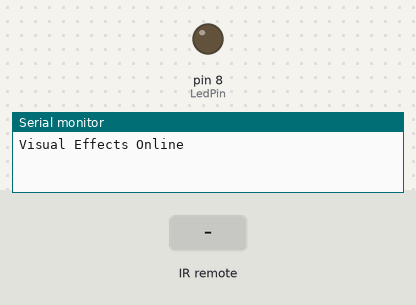
Simulated run of this sketch. Board: Arduino Uno, built with avr-gcc and run on an emulated ATmega328P. On the bench: output pins drawn as LEDs (lit = HIGH), the last lines printed to the serial monitor. The test bench sets the inputs (shaded band).

Above: at 1.2 s.
1.3 s: infrared code 0xFF30CF received
At 2.0 s:
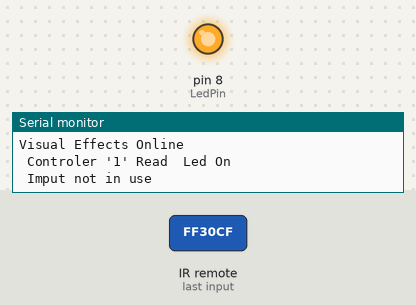
Timing chart, 0 to 4.3 s (numbered marks = the images above; inputs shaded):
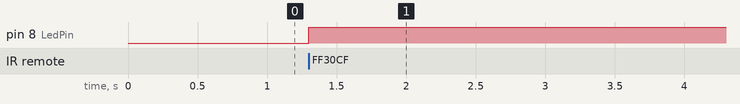

The sketch:

IR_1button_as_on.off__2020_12_17_04_50_34_UTC_.ino
```cpp
#include <IRremote.h>

int receiver = 2; //Signal Pin of IR receiver to Arduino Pin ?
int LedPin = 8; //output to pin
int LedState = LOW;
int previous = LOW;
long time = 0;

IRrecv irrecv(receiver);
decode_results results;

void setup(){
  Serial.begin(9600);
  pinMode(LedPin, OUTPUT);
  Serial.println("Visual Effects Online");
  irrecv.enableIRIn(); // Start the receiver
}

void loop(){
  if (irrecv.decode(&results)){ // have we received an IR signal?
    translateIR();
    irrecv.resume(); // receive the next value
    LedState = digitalRead(LedPin);
  }
}

void translateIR(){ // takes action based on IR code received
 switch(results.value){
  case 0xFF30CF: //Need to change to change button code
 if(LedState == LOW){
          digitalWrite(LedPin, HIGH);
          Serial.println(" Controler '1' Read  Led On");
          digitalRead(LedState);
   } else if(LedState != LOW){
          digitalWrite(LedPin, LOW);
          Serial.println(" Controler '1' Read  Led Off");
  }
  default: Serial.println(" Imput not in use");
 }
  delay(1000); // Do not get immediate repeat
}
```

Measured:
- after the input at 1.3 s, pin 8 (LedPin): LOW → HIGH at once
